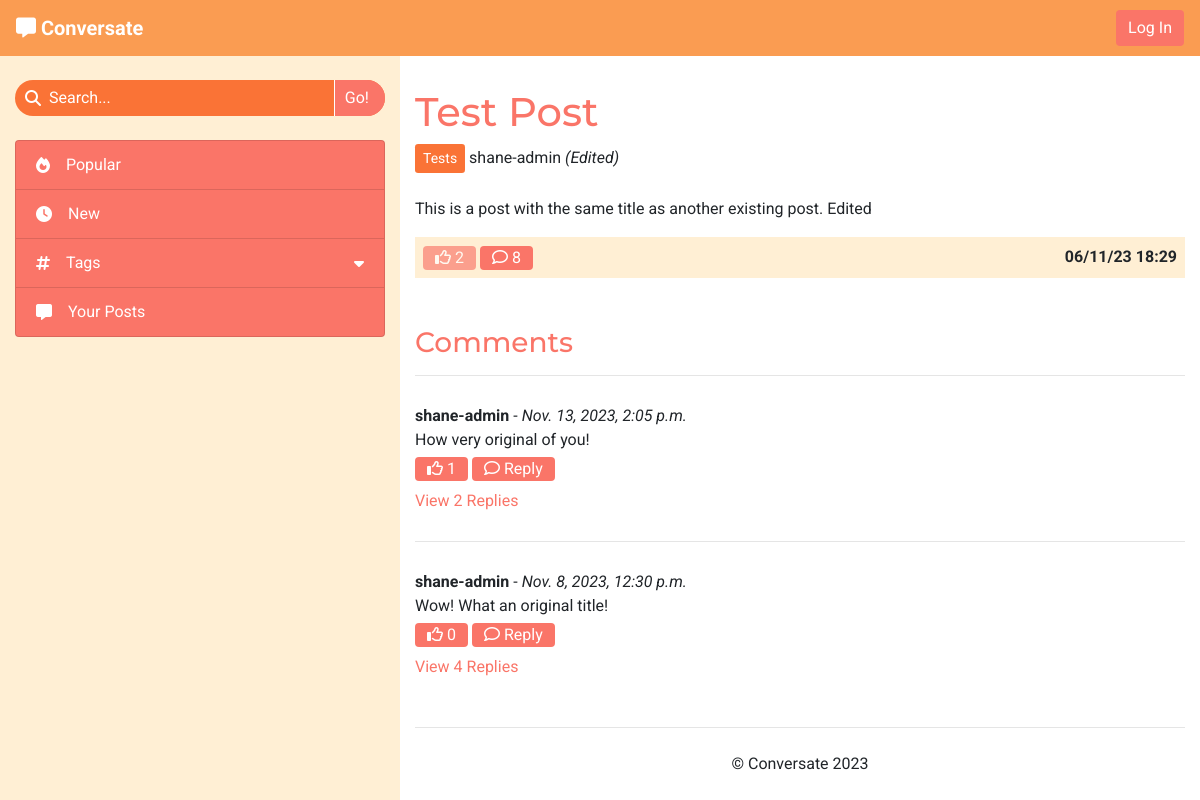
The app's page /tests-sTzSXNts-test-post/ with its own data.
### forum/models.py (models this page shows, shortened)
class Post(models.Model):
    title = models.CharField(max_length=200)
    slug = models.SlugField(max_length=200, unique=True)
    tag = models.ForeignKey(Tag, on_delete=models.CASCADE,
                            related_name='tagged_posts')
    posted_by = models.ForeignKey(User, on_delete=models.CASCADE,
                                  related_name='added_posts')
    posted_on = models.DateTimeField(auto_now_add=True)
    content = models.TextField()
    edited = models.BooleanField(default=False)
    likes = models.ManyToManyField(User, related_name='post_likes', blank=True)
    approved = models.BooleanField(default=False)
    class Meta:
        ordering = ['-posted_on']
    def number_of_likes(self):
        return self.likes.count()
    def number_of_comments(self):
        return self.comments.count()

class Tag(models.Model):
    name = models.CharField(max_length=30, unique=True)
    def __str__(self):
        return self.name

class Comment(models.Model):
    post = models.ForeignKey(Post, on_delete=models.CASCADE,
                             related_name='comments')
    content = models.TextField()
    posted_by = models.ForeignKey(User, on_delete=models.CASCADE,
                                  related_name='added_comments')
    posted_on = models.DateTimeField(auto_now_add=True)
    reply_to = models.ForeignKey('self', on_delete=models.CASCADE,
                                 related_name='replies', blank=True, null=True)
    edited = models.BooleanField(default=False)
    likes = models.ManyToManyField(User, related_name="comment_likes",
                                   blank=True)
    approved = models.BooleanField(default=False)
    class Meta:
        ordering = ['-posted_on']
    def number_of_likes(self):
        return self.likes.count()
    def number_of_replies(self):
        return self.replies.count()

### forum/views.py (the view)
# urls.py: path('<slug:slug>/', views.ViewPost.as_view(), name='view_post'),
class ViewPost(View):
    def get(self, request, slug, *args, **kwargs):
        post = get_object_or_404(Post, slug=slug)
        comments = post.comments.order_by('-posted_on')
        liked = post.likes.filter(id=request.user.id).exists()
        context = {
            'post': post,
            'comments': comments,
            'liked': liked
        }
        return render(
            request,
            'post_details.html',
            context
        )

### templates/post_details.html (shortened to what this page needs)
{% extends "base.html" %}
{% load static %}
{% block content %}
    <h1>{{ post.title }}</h1>
    <a class="btn btn-sm tag" href="#">{{ post.tag }}</a>
    <span>{{ post.posted_by }}
        {% if post.edited %}
            <em>(Edited)</em>
        {% endif %}
    </span>
    <br><br>
    <p id="post-content">{{ post.content }}</p>
    <div id="post-footer" class="d-flex justify-content-between">
        <div class="post-footer-buttons">
            {% if user.is_authenticated %}
            <form class="d-inline" method="POST" action="{% url 'like_post' post.slug %}">
                {% csrf_token %}
                {% if liked %}
                    <button type="submit" class="btn py-0" aria-label="Unlike this post">
                        <i class="fa-solid fa-thumbs-up"></i>
                {% else %}
                    <button type="submit" class="btn py-0" aria-label="Like this post">
                        <i class="fa-regular fa-thumbs-up"></i>
                {% endif %}
                    {{ post.number_of_likes }}
                </button>
            </form>
            {% else %}
                <span class="btn disabled py-0" aria-disabled="true">
                    <i class="fa-regular fa-thumbs-up"></i>
                    {{ post.number_of_likes }}
                </span>
            {% endif %}
            {% if user.is_authenticated %}
                <a class="btn py-0" href="#post-comment" aria-label="Post a comment">
            {% else %}
                <a class="btn py-0" href="#comments" aria-label="View the post's comments">
            {% endif %}
                <i class="fa-regular fa-comment"></i>
                {{ post.number_of_comments }}
            </a>
        </div>
        <div class="center-to-container">
            <strong>{{ post.posted_on|date:"d/m/y G:i" }}</strong>
        </div>
    </div>
    <br>
    <br>
    <div id="comments" class="accordion">
        {% if comments %}
            <h3>Comments</h3>
            <hr>
            {% for comment in comments %}
                {% if comment.reply_to %}
                <div id="comment-{{ comment.id }}" data-timestamp="{{ comment.posted_on.timestamp }}"
                    data-reply-to="{{ comment.reply_to.id }}" class="comment reply ml-3 ml-sm-4 ml-lg-5 py-3 d-none">
                {% else %}
                <div id="comment-{{ comment.id }}" class="comment my-4 py-1">
                {% endif %}
                    <div class="comment-header">
                        <strong>{{ comment.posted_by }}</strong> -
                        <em>{{ comment.posted_on }}
                        </em>
                    </div>
                    <div class="comment-body">
                        <p class="mb-1 comment-text">{{ comment.content }}</p>
                        <form method="POST" class="d-inline" action="{% url 'like_comment' comment.id %}">
                            {% if user in comment.likes.all %}
                            <button type="submit" class="btn btn-small py-0">
                                <i class="fa-solid fa-thumbs-up"></i>
                            {% else %}
                            <button type="submit" class="btn btn-small py-0">
                                <i class="fa-regular fa-thumbs-up"></i>
                            {% endif %}
                                {{ comment.number_of_likes }}
                            </button>
                        </form>
                        <button class="btn btn-small py-0" type="button" data-toggle="collapse"
                            data-target="#reply-toggle-{{ comment.id }}" aria-expanded="false" aria-controls="reply-toggle-{{ comment.id }}">
                            <i class="fa-regular fa-comment"></i>
                            Reply
                        </button>
                    </div>
                    {% if comment.number_of_replies %}
                        <a href="#reply-section-{{ comment.id }}" class="reply-toggle d-inline-block mt-2" type="button"
                            data-toggle="collapse" aria-expanded="false" data-control="reply-section-{{ comment.id }}" data-parent="#comments">
                            {% if comment.number_of_replies == 1 %}
                                View 1 Reply
                            {% else %}
                                View {{ comment.number_of_replies }} Replies
                            {% endif %}
                        </a>
                    {% endif %}
                </div>
                {% if not comment.reply_to %}
                    {% if not forloop.last %}
                        <hr>
                    {% endif %}
                {% endif %}
            {% endfor %}
        {% endif %}
    </div>
{% endblock %}

### static/css/style.css (style rules this page uses)
* { font-family: 'Roboto', sans-serif; }
h1, h2, h3 { font-family: 'Montserrat', sans-serif; }
a, h1, h2, h3 { color: #FA7568; }
.btn { background-color: #FA7568; border: none; color: white; }
.center-to-container { display: flex; align-items: center; justify-content: center; }
#main-page { background-color: #FFEFD4; }
.tag { background-color: #FA7336; color: white; }
#post-footer { background-color: #FFEFD4; padding: 8px; }

### records on screen
Post: title "Test Post", tag "Tests", posted_by "shane-admin", content "This is a post with the same title as another existing post. Edited", number_of_likes "2", number_of_comments "8", posted_on "06/11/23 18:29"
Comment: posted_by "shane-admin", posted_on "Nov. 13, 2023, 2:05 p.m.", content "How very original of you!", number_of_likes "1", number_of_replies "2"
Comment: posted_by "shane-admin", posted_on "Nov. 8, 2023, 12:30 p.m.", content "Wow! What an original title!", number_of_likes "0", number_of_replies "4"
